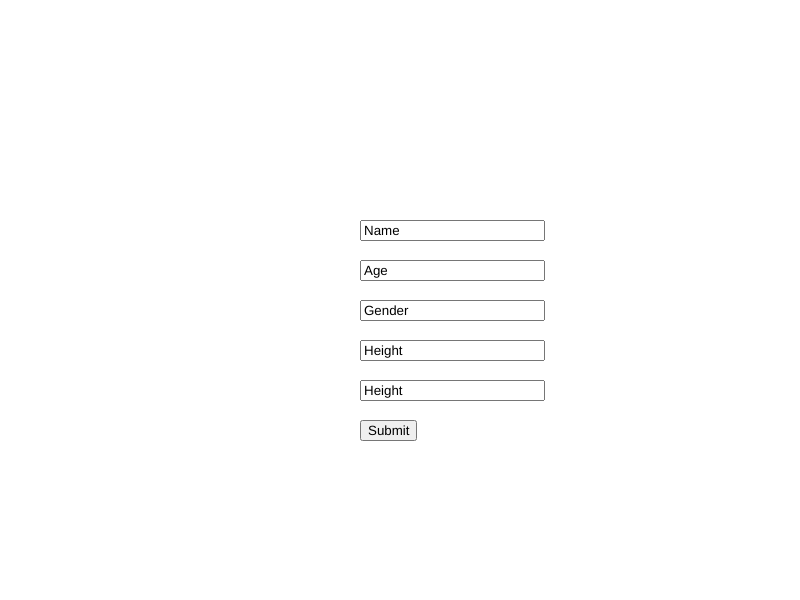
Frame 1 (no input)
Frame 60 (no input): identical to frame 1, image omitted
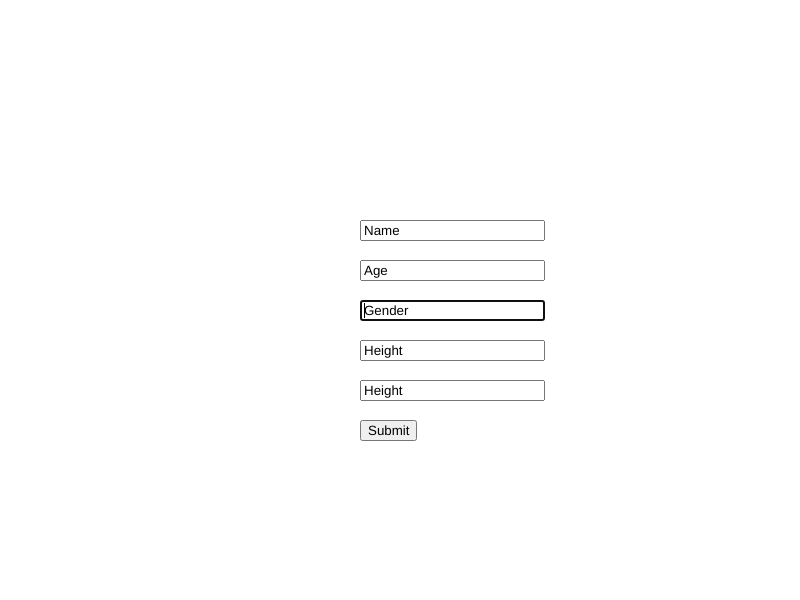
Frame 120 (the mouse pressed at the canvas centre since frame 60)

The p5.js sketch that drew these frames (run headless with seeded random() and noise() and a simulated clock; from frame 60 on, the mouse is pressed at the canvas centre):

// p5.js sketch
// ── sketch.js
var nameInput, ageInput, genderInput, heightInput, weightInput, submitButton;

function setup() {
    
    createCanvas(displayWidth, displayHeight);

    nameInput = createInput("Name");
    nameInput.position(displayWidth/2 - 40, displayHeight/2 - 80);

    ageInput = createInput("Age");
    ageInput.position(displayWidth/2 - 40, displayHeight/2 - 40);

    genderInput = createInput("Gender");
    genderInput.position(displayWidth/2 - 40, displayHeight/2);

    heightInput = createInput("Height");
    heightInput.position(displayWidth/2 - 40, displayHeight/2 + 40);

    weightInput = createInput("Height");
    weightInput.position(displayWidth/2 - 40, displayHeight/2 + 80);

    submitButton = createButton("Submit");
    submitButton.position(displayWidth/2 - 40, displayHeight/2 + 120);

}

function draw() {

}
